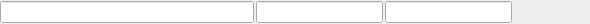
<?xml version="1.0" encoding="UTF-8"?>
<ui version="4.0">
 <class>Form</class>
 <widget class="QWidget" name="Form">
  <property name="geometry">
   <rect>
    <x>0</x>
    <y>0</y>
    <width>590</width>
    <height>24</height>
   </rect>
  </property>
  <property name="windowTitle">
   <string>Form</string>
  </property>
  <layout class="QHBoxLayout" name="horizontalLayout" stretch="6,3,3,0,0,1">
   <property name="spacing">
    <number>2</number>
   </property>
   <property name="margin">
    <number>0</number>
   </property>
   <item>
    <widget class="caLineEdit" name="ca_DESC_1">
     <property name="minimumSize">
      <size>
       <width>0</width>
       <height>0</height>
      </size>
     </property>
     <property name="channel" stdset="0">
      <string notr="true">$(P)$(M):NAME</string>
     </property>
    </widget>
   </item>
   <item>
    <widget class="caTextEntry" name="ca_VAL_1">
     <property name="channel" stdset="0">
      <string notr="true">$(P)$(M):DRIVE</string>
     </property>
    </widget>
   </item>
   <item>
    <widget class="caLineEdit" name="ca_RBV_1">
     <property name="channel" stdset="0">
      <string notr="true">$(P)$(M):MOTRBV</string>
     </property>
     <property name="unitsEnabled">
      <bool>true</bool>
     </property>
    </widget>
   </item>
   <item>
    <widget class="caGraphics" name="caGraphics_1">
     <property name="sizePolicy">
      <sizepolicy hsizetype="Fixed" vsizetype="Fixed">
       <horstretch>0</horstretch>
       <verstretch>0</verstretch>
      </sizepolicy>
     </property>
     <property name="minimumSize">
      <size>
       <width>15</width>
       <height>15</height>
      </size>
     </property>
     <property name="foreground">
      <color>
       <red>222</red>
       <green>19</green>
       <blue>9</blue>
      </color>
     </property>
     <property name="linestyle" stdset="0">
      <enum>caGraphics::Solid</enum>
     </property>
     <property name="fillstyle" stdset="0">
      <enum>caGraphics::Filled</enum>
     </property>
     <property name="lineColor">
      <color>
       <red>222</red>
       <green>19</green>
       <blue>9</blue>
      </color>
     </property>
     <property name="visibility">
      <enum>caGraphics::Calc</enum>
     </property>
     <property name="visibilityCalc">
      <string>A&lt;=B</string>
     </property>
     <property name="channel" stdset="0">
      <string notr="true">$(P)$(M):DRIVE</string>
     </property>
     <property name="channelB">
      <string notr="true">$(P)$(M):LLM</string>
     </property>
     <property name="form">
      <enum>caGraphics::Circle</enum>
     </property>
    </widget>
   </item>
   <item>
    <widget class="caGraphics" name="caGraphics_0">
     <property name="sizePolicy">
      <sizepolicy hsizetype="Fixed" vsizetype="Fixed">
       <horstretch>0</horstretch>
       <verstretch>0</verstretch>
      </sizepolicy>
     </property>
     <property name="minimumSize">
      <size>
       <width>15</width>
       <height>15</height>
      </size>
     </property>
     <property name="foreground">
      <color>
       <red>222</red>
       <green>19</green>
       <blue>9</blue>
      </color>
     </property>
     <property name="linestyle" stdset="0">
      <enum>caGraphics::Solid</enum>
     </property>
     <property name="fillstyle" stdset="0">
      <enum>caGraphics::Filled</enum>
     </property>
     <property name="lineColor">
      <color>
       <red>222</red>
       <green>19</green>
       <blue>9</blue>
      </color>
     </property>
     <property name="visibility">
      <enum>caGraphics::Calc</enum>
     </property>
     <property name="visibilityCalc">
      <string>A&gt;=B</string>
     </property>
     <property name="channel" stdset="0">
      <string notr="true">$(P)$(M):DRIVE</string>
     </property>
     <property name="channelB">
      <string notr="true">$(P)$(M):HLM</string>
     </property>
     <property name="form">
      <enum>caGraphics::Circle</enum>
     </property>
    </widget>
   </item>
   <item>
    <widget class="caRelatedDisplay" name="carelateddisplay">
     <property name="background">
      <color>
       <red>128</red>
       <green>136</green>
       <blue>255</blue>
      </color>
     </property>
     <property name="labels">
      <string>$(M)</string>
     </property>
     <property name="files">
      <string>ESB_MX_SmarAct_mot_exp.ui</string>
     </property>
     <property name="args">
      <string>P=$(P),M=$(M)</string>
     </property>
    </widget>
   </item>
  </layout>
 </widget>
 <customwidgets>
  <customwidget>
   <class>caRelatedDisplay</class>
   <extends>QWidget</extends>
   <header>caRelatedDisplay</header>
  </customwidget>
  <customwidget>
   <class>caTextEntry</class>
   <extends>caLineEdit</extends>
   <header>caTextEntry</header>
  </customwidget>
  <customwidget>
   <class>caGraphics</class>
   <extends>QWidget</extends>
   <header>caGraphics</header>
  </customwidget>
  <customwidget>
   <class>caLineEdit</class>
   <extends>QLineEdit</extends>
   <header>caLineEdit</header>
  </customwidget>
 </customwidgets>
 <resources/>
 <connections/>
</ui>
